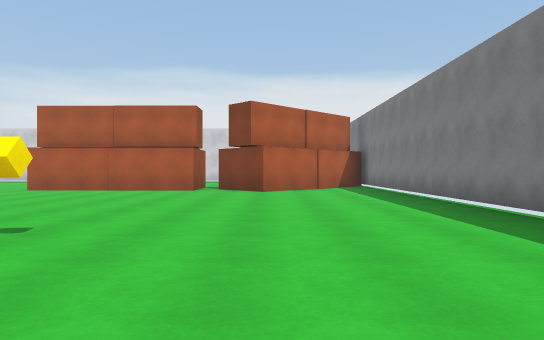
[1] (above)

24 first-person views from a walk through a scene from a Unity 3-D project. The camera is 1.2 m above the floor, looks level and sees 70° across. The floor is counted in squares, 2 m on a side. Each view is taken from the middle of a square. On the plan, view 1 faces up. The plan holds only what a view shows up to about 11 squares ahead; the rest is blank. The place goes on beyond the plan. The player character is not drawn. Some surface patterns are stand-ins.

[2]
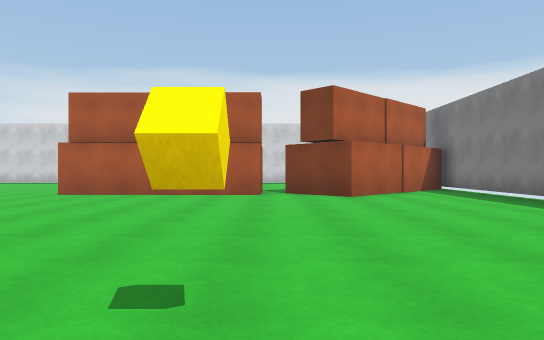

[3]
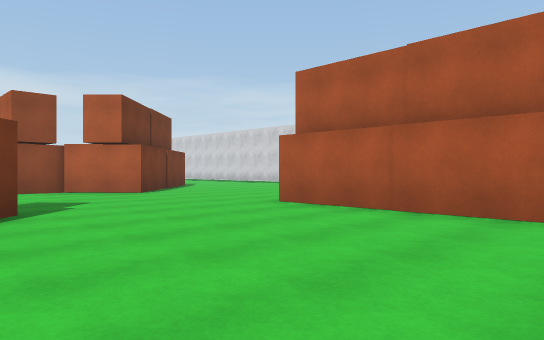

[4]
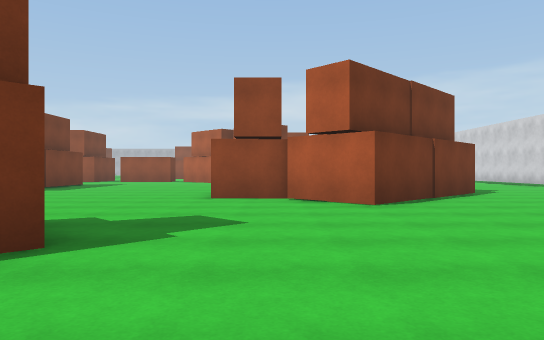

[5]
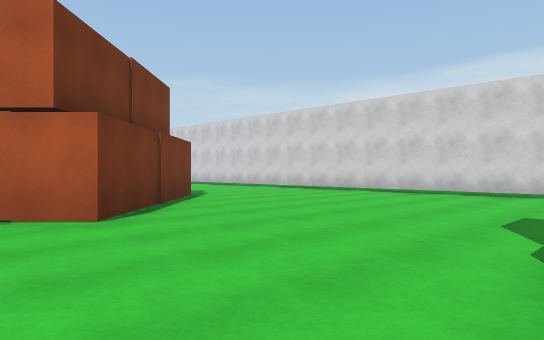

[6]
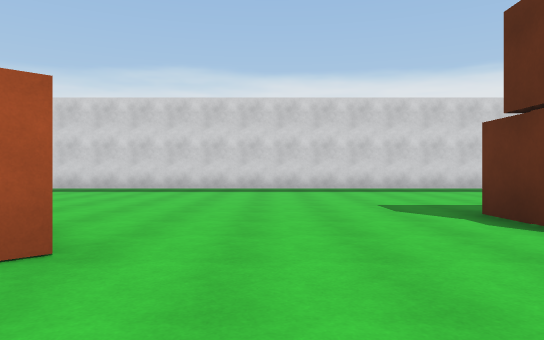

[7]
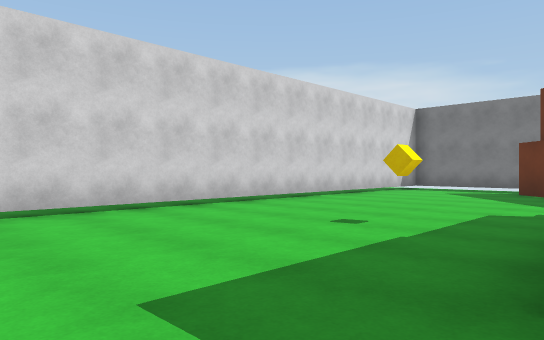

[8]
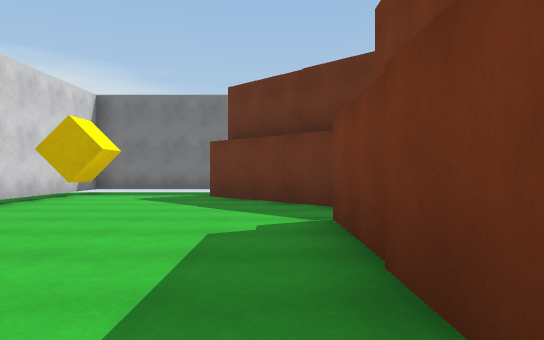

[9]
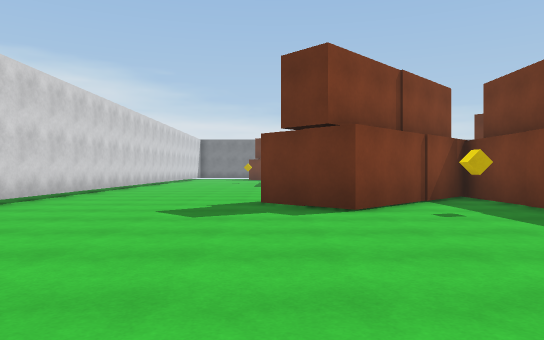

[10]
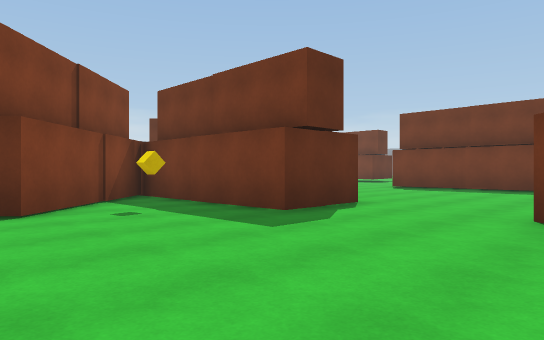

[11]
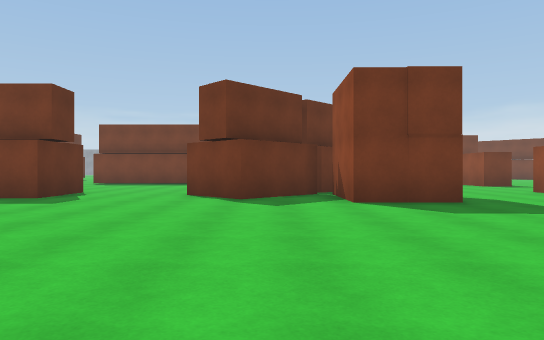

[12]
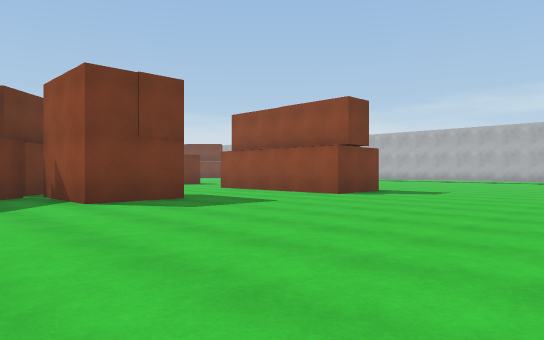

[13]
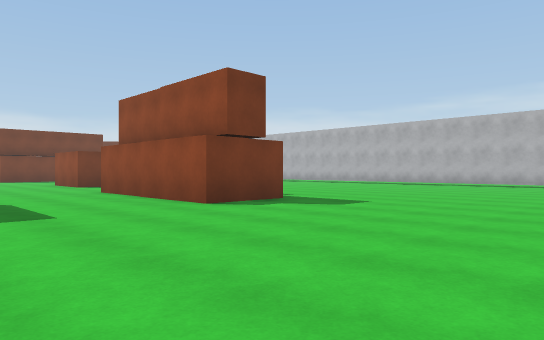

[14]
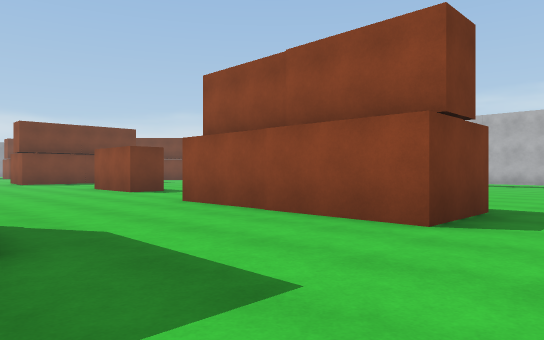

[15]
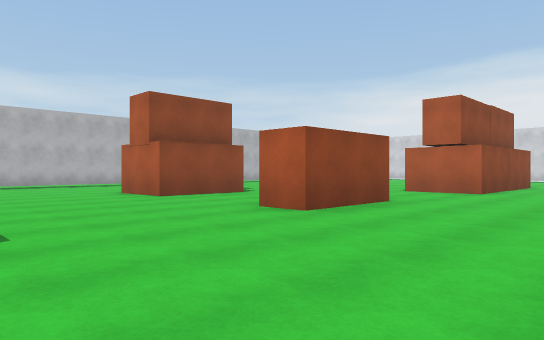

[16]
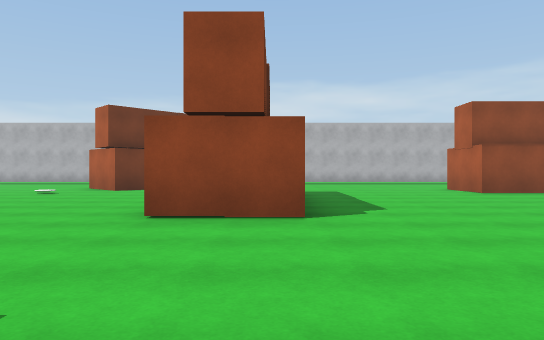

[17]
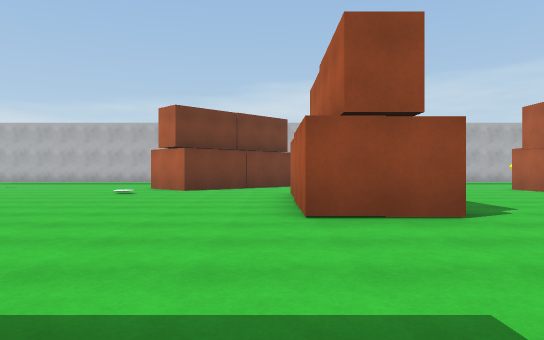

[18]
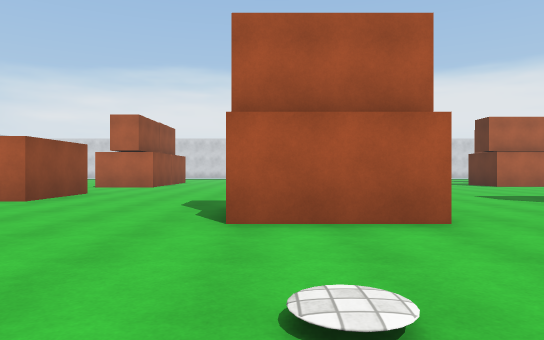

[19]
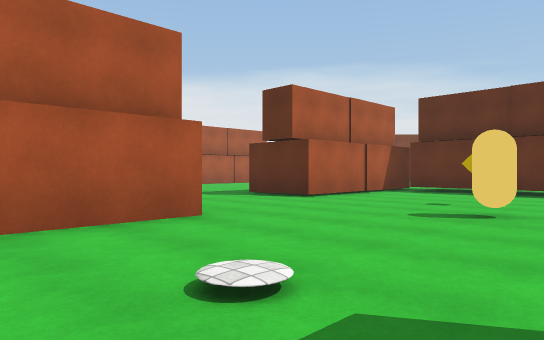

[20]
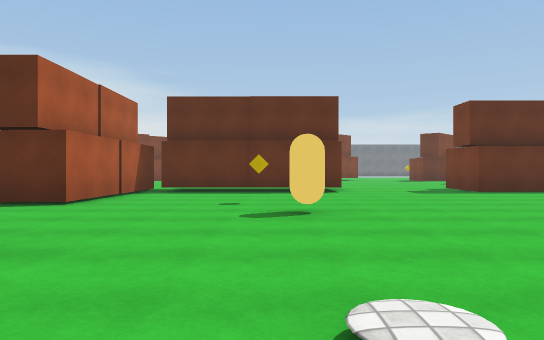

[21]
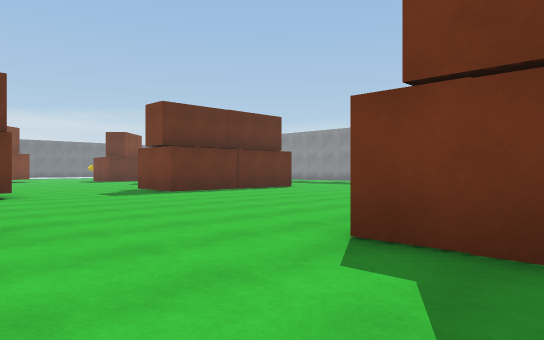

[22]
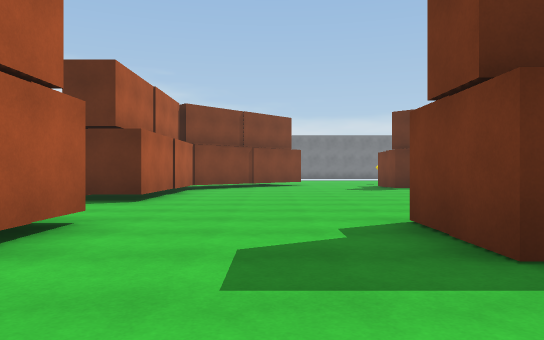

[23]
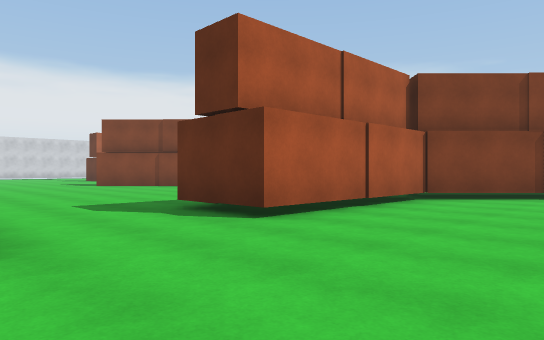

[24]
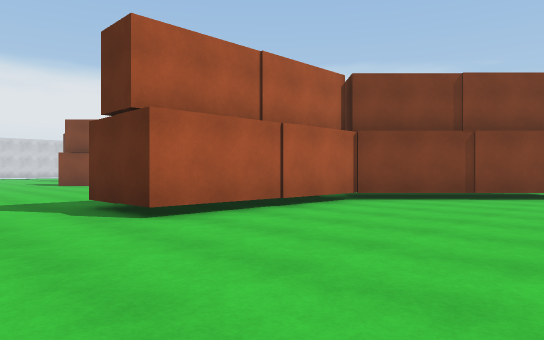

### Floor plan
Points are (right, up) in squares from view 1. A wall is a line through its corners. A room is listed if a view was taken in it or the views show most of it. See-through windows are left out.
Room 1 (views 1, 2, 3, 4, 5, 6, 7, 8, 9, 10, 11, 12, 13, 14, 15, 16, 17, 18, 19, 20, 21, 22, 23, 24)
walls: (-19.6, 1.6) (-18.9, 1.6); (-18, 7.8) (-18, 9.8) (-13.3, 9.8) (-16.4, 12.8) (-14.9, 14.2) (-11.5, 10.8) (-13, 9.3); (-16, -0.5) (-20.3, -0.5) (-20.3, 1.6); (-13.2, 9.5) (-13.2, 7.6); (-24.8, 7.2) (-24.3, 7.7); (-24.2, 8.3) (-22.4, 10) (-20.9, 8.6); (-24, -1.7) (-26.6, -1.7); (-16.5, -5.9) (-16.5, -1); (-14.5, -5.9) (-16, -5.9); (-8, 7.3) (-7.7, 6.9); (-26.6, 10.9) (-24.5, 10.9) (-24.5, 8.4); (-25.5, -6.9) (-24, -6.9); (-31.5, 3.9) (-30.7, 3.9) (-30.7, 1.4) (-31.8, 1.4); (-7.1, 12) (-7.1, 13.4); (-29.8, -3.5) (-29.8, -5.5) (-34.5, -5.5); (-6.1, 13.3) (-2.2, 13.3); (-16.5, -11.4) (-16.5, -9.6) (-14.5, -9.6); (-32.1, 12.3) (-30.1, 12.3) (-30.1, 7.4) (-32.1, 7.4); (-35, 4) (-35, 1.4) (-37, 1.4); (-2.2, 11.3) (-7.1, 11.3); (-2.3, 12.9) (-2.3, 11.8); (-4.6, -8.3) (-7.3, -5.5) (-11.7, -5.5) (-11.7, -3.5); (-0.7, 12.9) (1.9, 15.5); (3.3, 4.6) (3.3, 13); (2.2, 13) (-0.2, 10.6) (-1.7, 12.1); (3.3, 15.6) (3.3, 18.6) (-16, 18.6)
objects: other object (-22, -5) to (-21, -4)

Where each view was taken, in squares from view 1:
view 1: 0 up, 0 right, facing up
view 2: 2 up, 2 left, facing up
view 3: 6 up, 2 left, facing up-left
view 4: 9 up, 5 left, facing left
view 5: 9 up, 7 left, facing up-left
view 6: 8 up, 10 left, facing up
view 7: 13 up, 9 left, facing up-right
view 8: 14 up, 7 left, facing right
view 9: 14 up, 22 left, facing right
view 10: 14 up, 22 left, facing down-right
view 11: 18 up, 23 left, facing down
view 12: 18 up, 22 left, facing down-left
view 13: 18 up, 26 left, facing down-left
view 14: 14 up, 26 left, facing down-left
view 15: 3 down, 27 left, facing up-left
view 16: 4 down, 25 left, facing left
view 17: 6 down, 25 left, facing left
view 18: 6 down, 26 left, facing up
view 19: 6 down, 27 left, facing up-right
view 20: 4 down, 27 left, facing right
view 21: 4 down, 26 left, facing down-right
view 22: 8 down, 19 left, facing right
view 23: 9 down, 15 left, facing up-right
view 24: 10 down, 14 left, facing up-right
